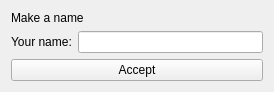
<?xml version="1.0" encoding="UTF-8"?>
<ui version="4.0">
 <class>Form</class>
 <widget class="QWidget" name="Form">
  <property name="geometry">
   <rect>
    <x>0</x>
    <y>0</y>
    <width>274</width>
    <height>87</height>
   </rect>
  </property>
  <property name="windowTitle">
   <string>Form</string>
  </property>
  <layout class="QVBoxLayout" name="verticalLayout">
   <item>
    <widget class="QLabel" name="label">
     <property name="text">
      <string>Make a name</string>
     </property>
    </widget>
   </item>
   <item>
    <layout class="QHBoxLayout" name="horizontalLayout">
     <item>
      <widget class="QLabel" name="label_2">
       <property name="text">
        <string>Your name:</string>
       </property>
      </widget>
     </item>
     <item>
      <widget class="QLineEdit" name="name_lie"/>
     </item>
    </layout>
   </item>
   <item>
    <widget class="QPushButton" name="accept_btn">
     <property name="text">
      <string>Accept</string>
     </property>
    </widget>
   </item>
  </layout>
 </widget>
 <resources/>
 <connections/>
</ui>
